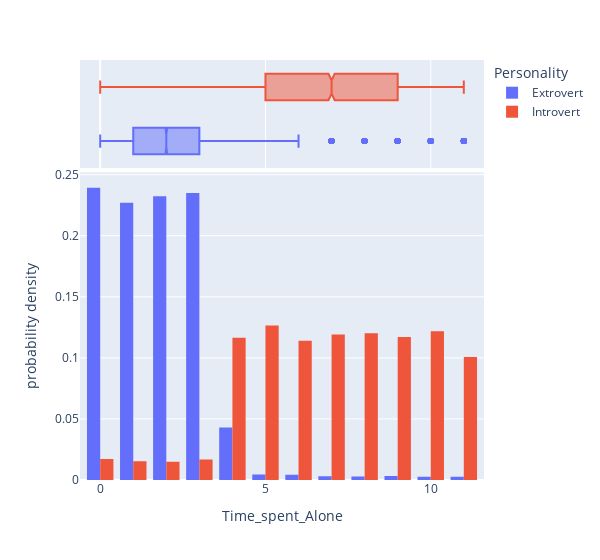

Notebook code for this chart:
### Code cell
column_personality_histogram("Time_spent_Alone")

### Figure 1 — Plotly figure (JSON) as saved in the notebook; plotly's stock layout.template omitted (floating-point values rounded to 4 significant figures; data arrays with more than 128 entries replaced by an {"elided": "..."} marker saying what was removed)
{"data": [{"alignmentgroup": "True", "bingroup": "x", "histnorm": "probability density", "hovertemplate": "Personality=Extrovert<br>Time_spent_Alone=%{x}<br>probability density=%{y}<extra></extra>", "legendgroup": "Extrovert", "marker": {"color": "#636efa", "pattern": {"shape": ""}}, "name": "Extrovert", "offsetgroup": "Extrovert", "orientation": "v", "showlegend": true, "type": "histogram", "x": {"elided": "13699 float values"}, "xaxis": "x", "yaxis": "y"}, {"alignmentgroup": "True", "hovertemplate": "Personality=Extrovert<br>Time_spent_Alone=%{x}<extra></extra>", "legendgroup": "Extrovert", "marker": {"color": "#636efa"}, "name": "Extrovert", "notched": true, "offsetgroup": "Extrovert", "showlegend": false, "type": "box", "x": {"elided": "13699 float values"}, "xaxis": "x2", "yaxis": "y2"}, {"alignmentgroup": "True", "bingroup": "x", "histnorm": "probability density", "hovertemplate": "Personality=Introvert<br>Time_spent_Alone=%{x}<br>probability density=%{y}<extra></extra>", "legendgroup": "Introvert", "marker": {"color": "#EF553B", "pattern": {"shape": ""}}, "name": "Introvert", "offsetgroup": "Introvert", "orientation": "v", "showlegend": true, "type": "histogram", "x": {"elided": "4825 float values"}, "xaxis": "x", "yaxis": "y"}, {"alignmentgroup": "True", "hovertemplate": "Personality=Introvert<br>Time_spent_Alone=%{x}<extra></extra>", "legendgroup": "Introvert", "marker": {"color": "#EF553B"}, "name": "Introvert", "notched": true, "offsetgroup": "Introvert", "showlegend": false, "type": "box", "x": {"elided": "4825 float values"}, "xaxis": "x2", "yaxis": "y2"}], "layout": {"bargap": 0.2, "barmode": "group", "legend": {"title": {"text": "Personality"}, "tracegroupgap": 0}, "margin": {"t": 60}, "width": 600, "xaxis": {"anchor": "y", "domain": [0, 1], "title": {"text": "Time_spent_Alone"}}, "xaxis2": {"anchor": "y2", "domain": [0, 1], "matches": "x", "showgrid": true, "showticklabels": false}, "yaxis": {"anchor": "x", "domain": [0, 0.7326], "title": {"text": "probability density"}}, "yaxis2": {"anchor": "x2", "domain": [0.7426, 1], "matches": "y2", "showgrid": false, "showline": false, "showticklabels": false, "ticks": ""}}}
